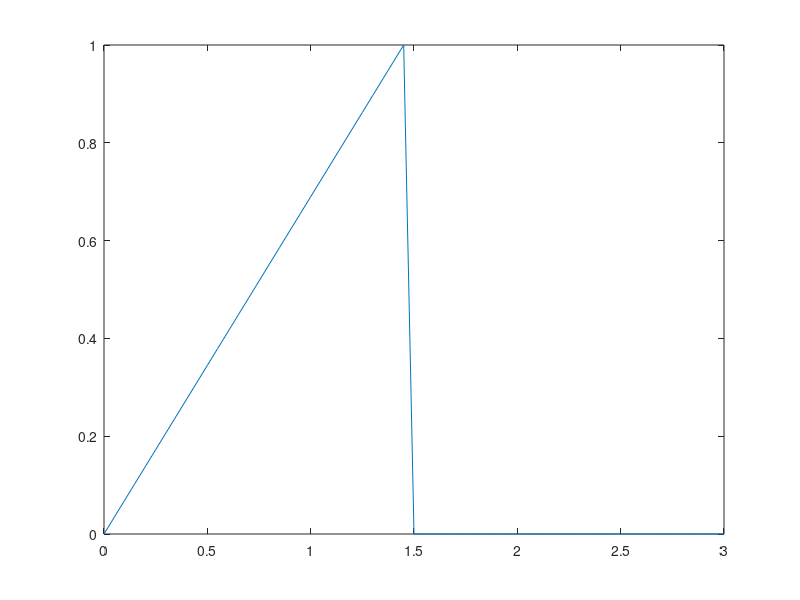

Recreate this plot in MATLAB. (Note: this script raises an error after producing the figure.)

% fourier1 - section 17.2 equation 1

T = 3; % time for 1 period
f0 = 1 / T;
dt = 0.05;
t = 0 : dt : T;

% ramp
rampLength = length (t) / 2;
signal = linspace (0, 1, rampLength);

padLength = length (t) - length (signal);
signal    = [signal (zeros (1, padLength))];
plot (t, signal)

% DC component
intg = integrate (signal, dt);
a0 = (1/T) * intg;

% Harmonics
K = 1:6;

a = zeros (1, length (K)); % cos coefficients
b = zeros (1, length (K)); % sin    "

for k = K,
	w = cos (k * 2 * pi * f0 * t);
	v = signal .* w;
	[coef, quality] = (2 / T) * integrate (v, dt);
	a (k) = coef;
end

for k = K,
	w = sin (k * 2 * pi * f0 * t);
	v = signal .* w;
	[coef, quality] = (2 / T) * integrate (v, dt);
	b (k) = coef;
end
